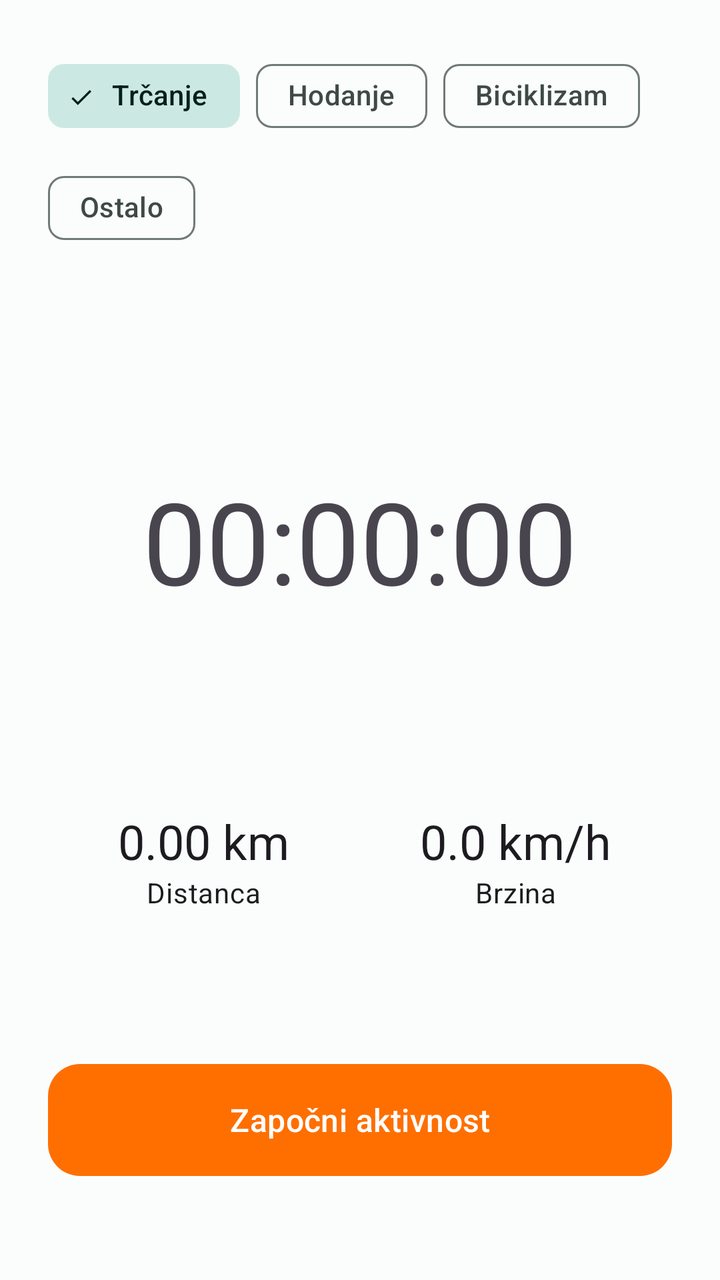
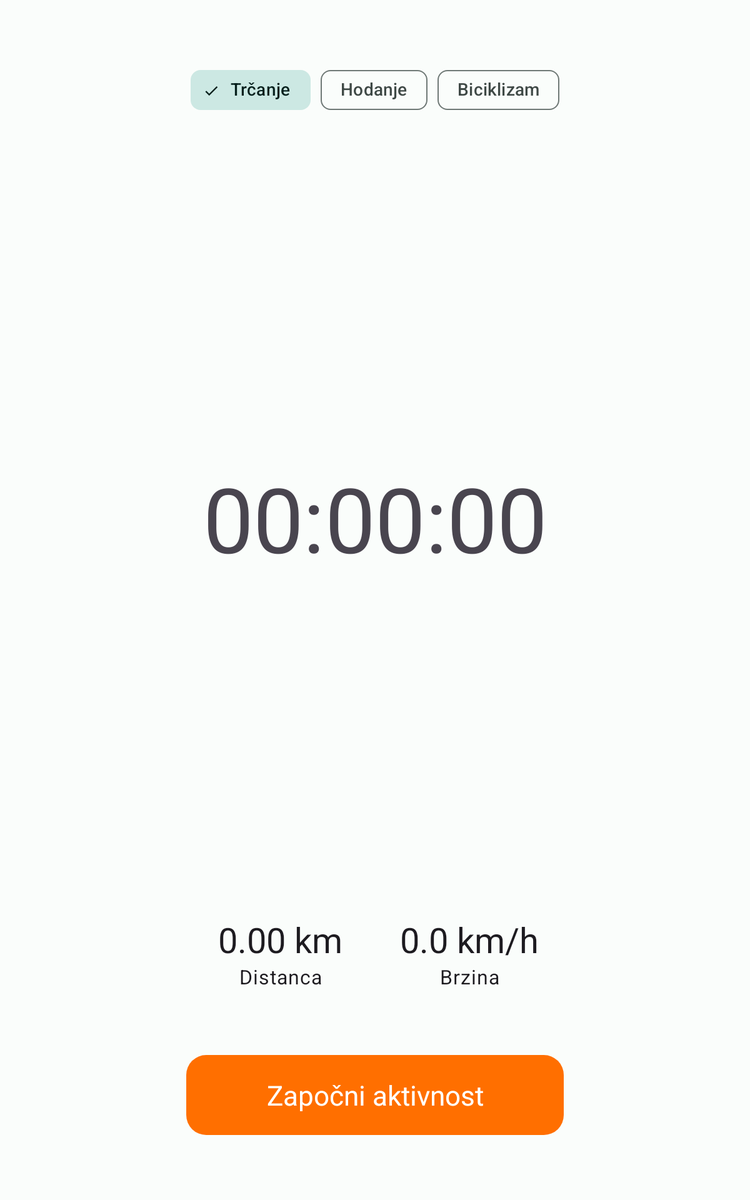

First picture: res/layout/ on a phone held upright. Second picture: the repository's own variant of that layout, on a device whose configuration matches the variant's folder. Source for both follows.
<!-- AndroidManifest.xml: application theme Theme.FitnessTracker -->
<!-- res/layout/fragment_home.xml -->
<?xml version="1.0" encoding="utf-8"?>
<androidx.constraintlayout.widget.ConstraintLayout
    xmlns:android="http://schemas.android.com/apk/res/android"
    xmlns:app="http://schemas.android.com/apk/res-auto"
    android:layout_width="match_parent"
    android:layout_height="match_parent"
    android:padding="24dp">

    
    <com.google.android.material.chip.ChipGroup
        android:id="@+id/chip_group_activity_type"
        android:layout_width="0dp"
        android:layout_height="wrap_content"
        app:layout_constraintTop_toTopOf="parent"
        app:layout_constraintStart_toStartOf="parent"
        app:layout_constraintEnd_toEndOf="parent"
        app:singleSelection="true"
        app:selectionRequired="true">

        <com.google.android.material.chip.Chip
            android:id="@+id/chip_running"
            style="@style/Widget.Material3.Chip.Filter"
            android:layout_width="wrap_content"
            android:layout_height="wrap_content"
            android:text="@string/activity_running"
            android:checked="true" />

        <com.google.android.material.chip.Chip
            android:id="@+id/chip_walking"
            style="@style/Widget.Material3.Chip.Filter"
            android:layout_width="wrap_content"
            android:layout_height="wrap_content"
            android:text="@string/activity_walking" />

        <com.google.android.material.chip.Chip
            android:id="@+id/chip_cycling"
            style="@style/Widget.Material3.Chip.Filter"
            android:layout_width="wrap_content"
            android:layout_height="wrap_content"
            android:text="@string/activity_cycling" />

        
        <com.google.android.material.chip.Chip
            android:id="@+id/chip_other"
            style="@style/Widget.Material3.Chip.Filter"
            android:layout_width="wrap_content"
            android:layout_height="wrap_content"
            android:text="@string/activity_other" />

    </com.google.android.material.chip.ChipGroup>

    
    <TextView
        android:id="@+id/text_elapsed_time"
        android:layout_width="wrap_content"
        android:layout_height="wrap_content"
        android:text="00:00:00"
        android:textAppearance="?attr/textAppearanceDisplayLarge"
        app:layout_constraintTop_toBottomOf="@id/chip_group_activity_type"
        app:layout_constraintStart_toStartOf="parent"
        app:layout_constraintEnd_toEndOf="parent"
        app:layout_constraintBottom_toTopOf="@id/layout_stats"
        android:layout_marginTop="32dp" />

    
    <LinearLayout
        android:id="@+id/layout_stats"
        android:layout_width="0dp"
        android:layout_height="wrap_content"
        android:orientation="horizontal"
        android:weightSum="2"
        app:layout_constraintTop_toBottomOf="@id/text_elapsed_time"
        app:layout_constraintStart_toStartOf="parent"
        app:layout_constraintEnd_toEndOf="parent"
        app:layout_constraintBottom_toTopOf="@id/button_start_stop"
        android:layout_marginTop="24dp">

        <LinearLayout
            android:layout_width="0dp"
            android:layout_height="wrap_content"
            android:layout_weight="1"
            android:orientation="vertical"
            android:gravity="center">

            <TextView
                android:id="@+id/text_distance"
                android:layout_width="wrap_content"
                android:layout_height="wrap_content"
                android:text="0.00 km"
                android:textAppearance="?attr/textAppearanceHeadlineSmall" />

            <TextView
                android:layout_width="wrap_content"
                android:layout_height="wrap_content"
                android:text="@string/label_distance"
                android:textAppearance="?attr/textAppearanceBodyMedium" />
        </LinearLayout>

        <LinearLayout
            android:layout_width="0dp"
            android:layout_height="wrap_content"
            android:layout_weight="1"
            android:orientation="vertical"
            android:gravity="center">

            <TextView
                android:id="@+id/text_speed"
                android:layout_width="wrap_content"
                android:layout_height="wrap_content"
                android:text="0.0 km/h"
                android:textAppearance="?attr/textAppearanceHeadlineSmall" />

            <TextView
                android:layout_width="wrap_content"
                android:layout_height="wrap_content"
                android:text="@string/label_speed"
                android:textAppearance="?attr/textAppearanceBodyMedium" />
        </LinearLayout>

    </LinearLayout>

    
    <com.google.android.material.button.MaterialButton
        android:id="@+id/button_start_stop"
        android:layout_width="0dp"
        android:layout_height="64dp"
        android:text="@string/action_start_activity"
        android:textAppearance="?attr/textAppearanceTitleMedium"
        app:backgroundTint="@color/accent_orange"
        app:cornerRadius="16dp"
        app:layout_constraintBottom_toBottomOf="parent"
        app:layout_constraintStart_toStartOf="parent"
        app:layout_constraintEnd_toEndOf="parent"
        android:layout_marginBottom="24dp" />

</androidx.constraintlayout.widget.ConstraintLayout>
<!-- resources referenced by this layout -->
<resources>
  <color name="accent_orange">#FF6F00</color>
  <string name="action_start_activity">Započni aktivnost</string>
  <string name="activity_cycling">Biciklizam</string>
  <string name="activity_other">Ostalo</string>
  <string name="activity_running">Trčanje</string>
  <string name="activity_walking">Hodanje</string>
  <string name="label_distance">Distanca</string>
  <string name="label_speed">Brzina</string>
  <style name="Theme.FitnessTracker" parent="Base.Theme.FitnessTracker" />
  <style name="Base.Theme.FitnessTracker" parent="Theme.Material3.DayNight.NoActionBar">
          <item name="colorPrimary">@color/md_primary</item>
          <item name="colorOnPrimary">@color/md_on_primary</item>
          <item name="colorPrimaryContainer">@color/md_primary_container</item>
          <item name="colorOnPrimaryContainer">@color/md_on_primary_container</item>
  
          <item name="colorSecondary">@color/md_secondary</item>
          <item name="colorOnSecondary">@color/md_on_secondary</item>
          <item name="colorSecondaryContainer">@color/md_secondary_container</item>
          <item name="colorOnSecondaryContainer">@color/md_on_secondary_container</item>
  
          <item name="colorTertiary">@color/md_tertiary</item>
          <item name="colorOnTertiary">@color/md_on_tertiary</item>
          <item name="colorTertiaryContainer">@color/md_tertiary_container</item>
          <item name="colorOnTertiaryContainer">@color/md_on_tertiary_container</item>
  
          <item name="colorError">@color/md_error</item>
          <item name="colorOnError">@color/md_on_error</item>
          <item name="colorErrorContainer">@color/md_error_container</item>
          <item name="colorOnErrorContainer">@color/md_on_error_container</item>
  
          <item name="android:colorBackground">@color/md_background</item>
          <item name="colorOnBackground">@color/md_on_background</item>
          <item name="colorSurface">@color/md_surface</item>
          <item name="colorOnSurface">@color/md_on_surface</item>
          <item name="colorSurfaceVariant">@color/md_surface_variant</item>
          <item name="colorOnSurfaceVariant">@color/md_on_surface_variant</item>
          <item name="colorOutline">@color/md_outline</item>
  
          
          <item name="android:statusBarColor" tools:targetApi="l">@color/md_primary_container</item>
          <item name="android:windowLightStatusBar" tools:targetApi="m">true</item>
      </style>
  <color name="md_primary">#00695C</color>
  <color name="md_on_primary">#FFFFFF</color>
  <color name="md_primary_container">#9DF2E4</color>
  <color name="md_on_primary_container">#00201B</color>
  <color name="md_secondary">#4A6360</color>
  <color name="md_on_secondary">#FFFFFF</color>
  <color name="md_secondary_container">#CCE8E3</color>
  <color name="md_on_secondary_container">#051F1C</color>
  <color name="md_tertiary">#456179</color>
  <color name="md_on_tertiary">#FFFFFF</color>
  <color name="md_tertiary_container">#CCE5FF</color>
  <color name="md_on_tertiary_container">#001E31</color>
  <color name="md_error">#BA1A1A</color>
  <color name="md_on_error">#FFFFFF</color>
  <color name="md_error_container">#FFDAD6</color>
  <color name="md_on_error_container">#410002</color>
  <color name="md_background">#FAFDFB</color>
  <color name="md_on_background">#191C1B</color>
  <color name="md_surface">#FAFDFB</color>
  <color name="md_on_surface">#191C1B</color>
  <color name="md_surface_variant">#DBE5E1</color>
  <color name="md_on_surface_variant">#3F4946</color>
  <color name="md_outline">#6F7976</color>
</resources>
<!-- res/layout-sw600dp/fragment_home.xml (the repository's variant of the layout above) -->
<!-- drawn on a 7-inch tablet held upright -->
<?xml version="1.0" encoding="utf-8"?>
<androidx.constraintlayout.widget.ConstraintLayout
    xmlns:android="http://schemas.android.com/apk/res/android"
    xmlns:app="http://schemas.android.com/apk/res-auto"
    android:layout_width="match_parent"
    android:layout_height="match_parent"
    android:padding="48dp">

    <com.google.android.material.chip.ChipGroup
        android:id="@+id/chip_group_activity_type"
        android:layout_width="wrap_content"
        android:layout_height="wrap_content"
        app:layout_constraintTop_toTopOf="parent"
        app:layout_constraintStart_toStartOf="parent"
        app:layout_constraintEnd_toEndOf="parent"
        app:singleSelection="true"
        app:selectionRequired="true">

        <com.google.android.material.chip.Chip
            android:id="@+id/chip_running"
            style="@style/Widget.Material3.Chip.Filter"
            android:layout_width="wrap_content"
            android:layout_height="wrap_content"
            android:text="@string/activity_running"
            android:checked="true" />

        <com.google.android.material.chip.Chip
            android:id="@+id/chip_walking"
            style="@style/Widget.Material3.Chip.Filter"
            android:layout_width="wrap_content"
            android:layout_height="wrap_content"
            android:text="@string/activity_walking" />

        <com.google.android.material.chip.Chip
            android:id="@+id/chip_cycling"
            style="@style/Widget.Material3.Chip.Filter"
            android:layout_width="wrap_content"
            android:layout_height="wrap_content"
            android:text="@string/activity_cycling" />

    </com.google.android.material.chip.ChipGroup>

    <TextView
        android:id="@+id/text_elapsed_time"
        android:layout_width="wrap_content"
        android:layout_height="wrap_content"
        android:text="00:00:00"
        android:textAppearance="?attr/textAppearanceDisplayLarge"
        android:textSize="72sp"
        app:layout_constraintTop_toBottomOf="@id/chip_group_activity_type"
        app:layout_constraintBottom_toTopOf="@id/layout_stats"
        app:layout_constraintStart_toStartOf="parent"
        app:layout_constraintEnd_toEndOf="parent" />

    <LinearLayout
        android:id="@+id/layout_stats"
        android:layout_width="0dp"
        android:layout_height="wrap_content"
        android:orientation="horizontal"
        android:weightSum="2"
        app:layout_constraintWidth_percent="0.6"
        app:layout_constraintBottom_toTopOf="@id/button_start_stop"
        app:layout_constraintStart_toStartOf="parent"
        app:layout_constraintEnd_toEndOf="parent"
        android:layout_marginBottom="48dp">

        <LinearLayout
            android:layout_width="0dp"
            android:layout_height="wrap_content"
            android:layout_weight="1"
            android:orientation="vertical"
            android:gravity="center">

            <TextView
                android:id="@+id/text_distance"
                android:layout_width="wrap_content"
                android:layout_height="wrap_content"
                android:text="0.00 km"
                android:textAppearance="?attr/textAppearanceHeadlineMedium" />

            <TextView
                android:layout_width="wrap_content"
                android:layout_height="wrap_content"
                android:text="@string/label_distance"
                android:textAppearance="?attr/textAppearanceBodyLarge" />
        </LinearLayout>

        <LinearLayout
            android:layout_width="0dp"
            android:layout_height="wrap_content"
            android:layout_weight="1"
            android:orientation="vertical"
            android:gravity="center">

            <TextView
                android:id="@+id/text_speed"
                android:layout_width="wrap_content"
                android:layout_height="wrap_content"
                android:text="0.0 km/h"
                android:textAppearance="?attr/textAppearanceHeadlineMedium" />

            <TextView
                android:layout_width="wrap_content"
                android:layout_height="wrap_content"
                android:text="@string/label_speed"
                android:textAppearance="?attr/textAppearanceBodyLarge" />
        </LinearLayout>

    </LinearLayout>

    <com.google.android.material.button.MaterialButton
        android:id="@+id/button_start_stop"
        android:layout_width="0dp"
        android:layout_height="72dp"
        android:text="@string/action_start_activity"
        android:textAppearance="?attr/textAppearanceTitleLarge"
        app:backgroundTint="@color/accent_orange"
        app:cornerRadius="16dp"
        app:layout_constraintWidth_percent="0.6"
        app:layout_constraintBottom_toBottomOf="parent"
        app:layout_constraintStart_toStartOf="parent"
        app:layout_constraintEnd_toEndOf="parent" />

</androidx.constraintlayout.widget.ConstraintLayout>
<!-- resources referenced by the variant -->
<!-- as a 7-inch tablet held upright resolves them -->
<resources>
  <color name="accent_orange">#FF6F00</color>
  <string name="action_start_activity">Započni aktivnost</string>
  <string name="activity_cycling">Biciklizam</string>
  <string name="activity_running">Trčanje</string>
  <string name="activity_walking">Hodanje</string>
  <string name="label_distance">Distanca</string>
  <string name="label_speed">Brzina</string>
  <style name="Theme.FitnessTracker" parent="Base.Theme.FitnessTracker" />
  <style name="Base.Theme.FitnessTracker" parent="Theme.Material3.DayNight.NoActionBar">
          <item name="colorPrimary">@color/md_primary</item>
          <item name="colorOnPrimary">@color/md_on_primary</item>
          <item name="colorPrimaryContainer">@color/md_primary_container</item>
          <item name="colorOnPrimaryContainer">@color/md_on_primary_container</item>
  
          <item name="colorSecondary">@color/md_secondary</item>
          <item name="colorOnSecondary">@color/md_on_secondary</item>
          <item name="colorSecondaryContainer">@color/md_secondary_container</item>
          <item name="colorOnSecondaryContainer">@color/md_on_secondary_container</item>
  
          <item name="colorTertiary">@color/md_tertiary</item>
          <item name="colorOnTertiary">@color/md_on_tertiary</item>
          <item name="colorTertiaryContainer">@color/md_tertiary_container</item>
          <item name="colorOnTertiaryContainer">@color/md_on_tertiary_container</item>
  
          <item name="colorError">@color/md_error</item>
          <item name="colorOnError">@color/md_on_error</item>
          <item name="colorErrorContainer">@color/md_error_container</item>
          <item name="colorOnErrorContainer">@color/md_on_error_container</item>
  
          <item name="android:colorBackground">@color/md_background</item>
          <item name="colorOnBackground">@color/md_on_background</item>
          <item name="colorSurface">@color/md_surface</item>
          <item name="colorOnSurface">@color/md_on_surface</item>
          <item name="colorSurfaceVariant">@color/md_surface_variant</item>
          <item name="colorOnSurfaceVariant">@color/md_on_surface_variant</item>
          <item name="colorOutline">@color/md_outline</item>
  
          
          <item name="android:statusBarColor" tools:targetApi="l">@color/md_primary_container</item>
          <item name="android:windowLightStatusBar" tools:targetApi="m">true</item>
      </style>
  <color name="md_primary">#00695C</color>
  <color name="md_on_primary">#FFFFFF</color>
  <color name="md_primary_container">#9DF2E4</color>
  <color name="md_on_primary_container">#00201B</color>
  <color name="md_secondary">#4A6360</color>
  <color name="md_on_secondary">#FFFFFF</color>
  <color name="md_secondary_container">#CCE8E3</color>
  <color name="md_on_secondary_container">#051F1C</color>
  <color name="md_tertiary">#456179</color>
  <color name="md_on_tertiary">#FFFFFF</color>
  <color name="md_tertiary_container">#CCE5FF</color>
  <color name="md_on_tertiary_container">#001E31</color>
  <color name="md_error">#BA1A1A</color>
  <color name="md_on_error">#FFFFFF</color>
  <color name="md_error_container">#FFDAD6</color>
  <color name="md_on_error_container">#410002</color>
  <color name="md_background">#FAFDFB</color>
  <color name="md_on_background">#191C1B</color>
  <color name="md_surface">#FAFDFB</color>
  <color name="md_on_surface">#191C1B</color>
  <color name="md_surface_variant">#DBE5E1</color>
  <color name="md_on_surface_variant">#3F4946</color>
  <color name="md_outline">#6F7976</color>
</resources>
